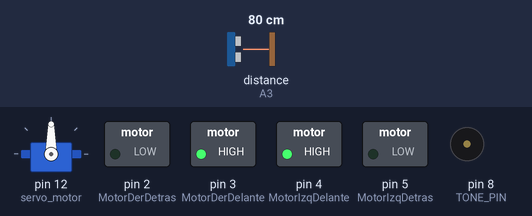
Simulated run of this sketch. Board: Arduino Uno, built with avr-gcc and run on an emulated ATmega328P. On the bench: servo, switched loads named in the sketch (green lamp = pin HIGH), buzzer (waves = sounding). The test bench sets the inputs (shaded band); at power-on: distance to the obstacle (sensor on A3) 80 cm. The echo pulse lasts 58.3 µs per cm.

Above: at 3.9 s.
4.0 s: distance to the obstacle (sensor on A3) set to 28 cm
5.5 s: distance to the obstacle (sensor on A3) set to 24 cm
At 7.7 s:
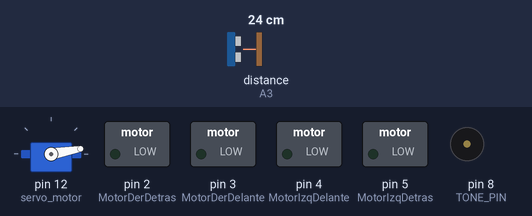
8.5 s: distance to the obstacle (sensor on A3) set to 35 cm
At 9.28 s:
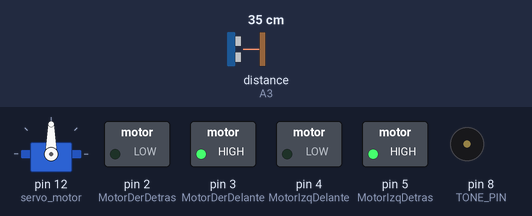
10.9 s: distance to the obstacle (sensor on A3) set to 2 cm
At 13.8 s:
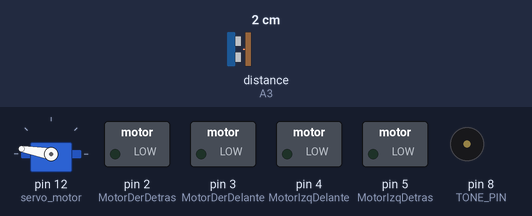
13.9 s: distance to the obstacle (sensor on A3) set to 60 cm
At 14.36 s:
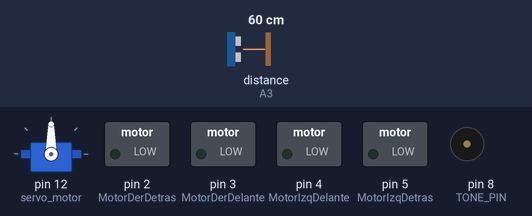
Timing chart, 0 to 16.9 s (numbered marks = the images above; inputs shaded):
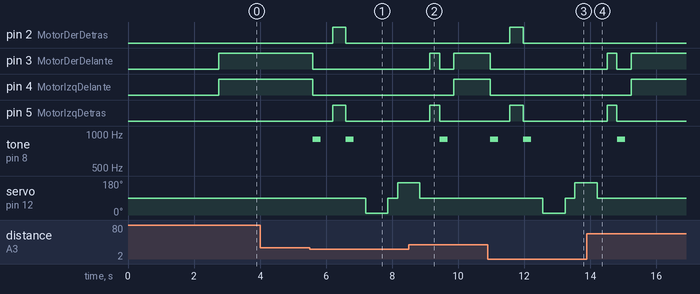

The sketch:

Codigo.ino
```cpp
#include <Servo.h>          //Libreria servomotor
#include <NewPing.h>        //Libreria sensor ultrasonidos. Descaragada
#include <TimerFreeTone.h>  //Libreria para el uso de zumbador. Descaragada


//L298N pines de control
const int MotorIzqDelante = 4;
const int MotorIzqDetras = 5;
const int MotorDerDelante = 3;
const int MotorDerDetras = 2;


//Pines del sensor
#define trig_pin A1
#define echo_pin A3

#define maximum_distance 450

boolean continua_hacia_delante = false;
int dist = 100;
NewPing sonar(trig_pin, echo_pin, maximum_distance);
Servo servo_motor;

//Zumbador
#define TONE_PIN 8
int melodia[] = {900};
int duracion[] = {250};


void setup() {
  pinMode(MotorIzqDelante, OUTPUT);
  pinMode(MotorIzqDetras, OUTPUT);
  pinMode(MotorDerDelante, OUTPUT);
  pinMode(MotorDerDetras, OUTPUT);
  pinMode(TONE_PIN, OUTPUT);
  servo_motor.attach(12);
  //Orientarlo hacia delante
  servo_motor.write(90);
  delay(2000);
  dist = leer();
  delay(100);
  dist = leer();
  delay(100);
  dist = leer();
  delay(100);
  dist = leer();
  delay(100);
  //Leer valores distancia
}

void loop() {
  //distancia a la derecha
  int distDer = 0;
  //distancia a la izquierda
  int distIzq = 0;
  delay(50);
  //distancia a la que se encuentra el objeto
  if (dist <= 25) {
    parada();
    delay(300);
    atras();
    delay(400);
    parada();
    delay(300);
    distDer = miraDerecha();
    delay(300);
    distIzq = miraIzquierda();
    delay(300);
    //si puede girar a derecha
    if (dist >= distIzq) {
      giro_derecha();
      parada();
    }
    //si no, gira izquierda
    else {
      giro_izquierda();
      parada();
    }
  }
  //si la distancia al objeto es mayor
  else {
    continuar();
  }
  dist = leer();
}

void parada() {
  digitalWrite(MotorIzqDetras, LOW);
  digitalWrite(MotorIzqDelante, LOW);
  digitalWrite(MotorDerDelante, LOW);
  digitalWrite(MotorDerDetras, LOW);
  //Hacemos sonar el zumbador al detectar algo
  TimerFreeTone(TONE_PIN, melodia[0], duracion[0]);
  delay(50);
}

void continuar() {
  if (!continua_hacia_delante) {
    continua_hacia_delante = true;
    digitalWrite(MotorIzqDelante, HIGH);
    digitalWrite(MotorDerDelante, HIGH);
    digitalWrite(MotorIzqDetras, LOW);
    digitalWrite(MotorDerDetras, LOW);
  }
}

void atras() {
  continua_hacia_delante = false;
  digitalWrite(MotorIzqDetras, HIGH);
  digitalWrite(MotorDerDetras, HIGH);
  digitalWrite(MotorIzqDelante, LOW);
  digitalWrite(MotorDerDelante, LOW);
}

void giro_derecha() {
  //rotar sobre si mismo
  digitalWrite(MotorIzqDelante, HIGH);
  digitalWrite(MotorDerDetras, HIGH);
  digitalWrite(MotorIzqDetras, LOW);
  digitalWrite(MotorDerDelante, LOW);
  delay(300);
  //continuar hacia delante
  digitalWrite(MotorIzqDelante, HIGH);
  digitalWrite(MotorDerDelante, HIGH);
  digitalWrite(MotorIzqDetras, LOW);
  digitalWrite(MotorDerDetras, LOW);
}

void giro_izquierda() {
  //rotar sobre si mismo
  digitalWrite(MotorIzqDetras, HIGH);
  digitalWrite(MotorDerDelante, HIGH);
  digitalWrite(MotorIzqDelante, LOW);
  digitalWrite(MotorDerDetras, LOW);
  delay(300);
  //continuar hacia delante
  digitalWrite(MotorIzqDelante, HIGH);
  digitalWrite(MotorDerDelante, HIGH);
  digitalWrite(MotorIzqDetras, LOW);
  digitalWrite(MotorDerDetras, LOW);
}

int miraDerecha() {
  //giramos sensor hacia la derecha
  servo_motor.write(10);
  delay(500);
  int dist = leer();
  delay(100);
  servo_motor.write(90);
  return dist;
}

int miraIzquierda() {
  //giramos sensor hacia la izquierda
  servo_motor.write(170);
  delay(500);
  int dist = leer();
  delay(100);
  servo_motor.write(90);
  return dist;
  delay(100);
}

int leer() {
  delay(70);
  int cm = sonar.ping_cm();
  if (cm == 0) {
    //si la distancia al objeto es mayor que lo que lee
    //ponemos una distancia estandar
    cm = 250;
  }
  return cm;
}
```

Measured:
- the behaviour switches between 26 and 25 cm on distance to the obstacle (sensor on A3) (found by bisection; images 0 and 1)
- after the input at 4.0 s, every drawn part: stays the same
- after the input at 5.5 s, pin 2 (MotorDerDetras): LOW → HIGH after 0.69 s, → LOW 0.40 s later; pin 3 (MotorDerDelante): HIGH → LOW after 0.09 s
- after the input at 8.5 s, pin 2 (MotorDerDetras): stays LOW (without the input it goes to HIGH after 0.64 s); pin 3 (MotorDerDelante): LOW → HIGH after 0.64 s, → LOW 0.30 s later, → HIGH 0.42 s later; tone on pin 8 (TONE_PIN): goes on until 9.7 s, then stays silent
- after the input at 10.9 s, pin 2 (MotorDerDetras): LOW → HIGH after 0.66 s, → LOW 0.40 s later; pin 3 (MotorDerDelante): HIGH → LOW after 0.06 s
- after the input at 13.9 s, pin 2 (MotorDerDetras): stays LOW (without the input it goes to HIGH after 0.61 s); pin 3 (MotorDerDelante): LOW → HIGH after 0.61 s, → LOW 0.30 s later, → HIGH 0.42 s later; tone on pin 8 (TONE_PIN): goes on until 15.1 s, then stays silent; servo on pin 12 (servo_motor): goes on until 14.2 s, then stays 90°
